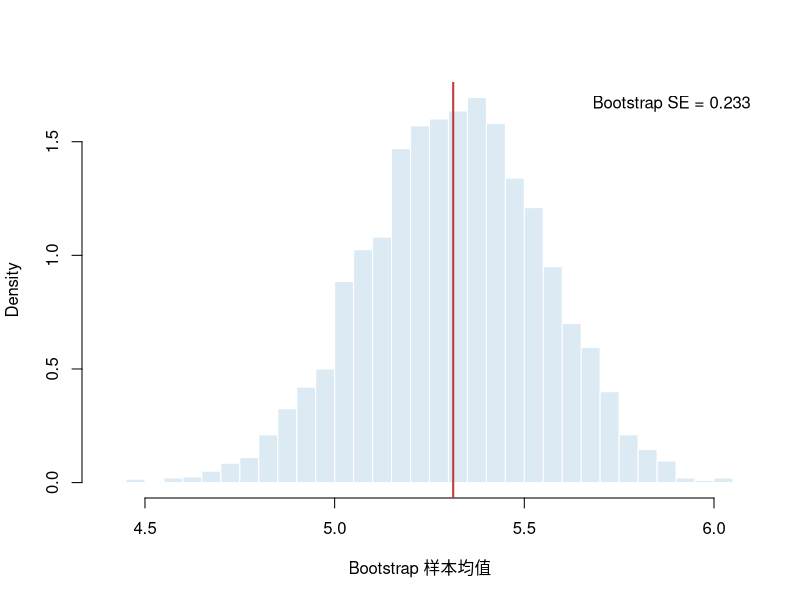
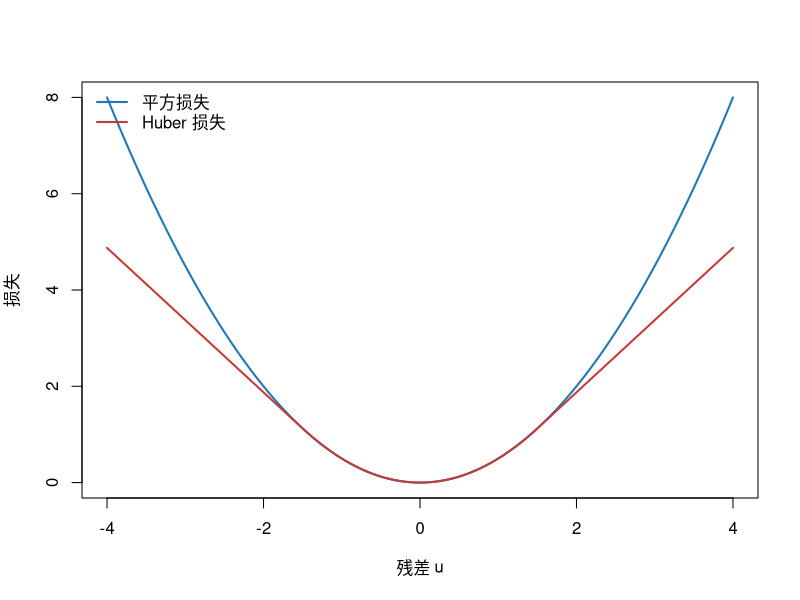

These figures' R source, in order:
## ---- chunk 1
set.seed(1001)
x <- c(4.1, 5.3, 4.8, 6.2, 5.7, 4.9, 5.5, 6.0)
B <- 4000
boot_mean <- replicate(B, mean(sample(x, replace = TRUE)))
hist(boot_mean, breaks = 32, probability = TRUE,
     col = "#DCEAF4", border = "white",
     xlab = "Bootstrap 样本均值", main = "")
abline(v = mean(x), col = "#C43C39", lwd = 2)
legend("topright", sprintf("Bootstrap SE = %.3f", sd(boot_mean)), bty = "n")
## ---- chunk 2
u <- seq(-4, 4, length.out = 401)
k <- 1.5
huber <- ifelse(abs(u) <= k, u^2 / 2, k * abs(u) - k^2 / 2)
plot(u, u^2 / 2, type = "l", lwd = 2, col = "#1F77B4",
     xlab = "残差 u", ylab = "损失")
lines(u, huber, lwd = 2, col = "#C43C39")
legend("topleft", c("平方损失", "Huber 损失"),
       col = c("#1F77B4", "#C43C39"), lty = 1, lwd = 2, bty = "n")
